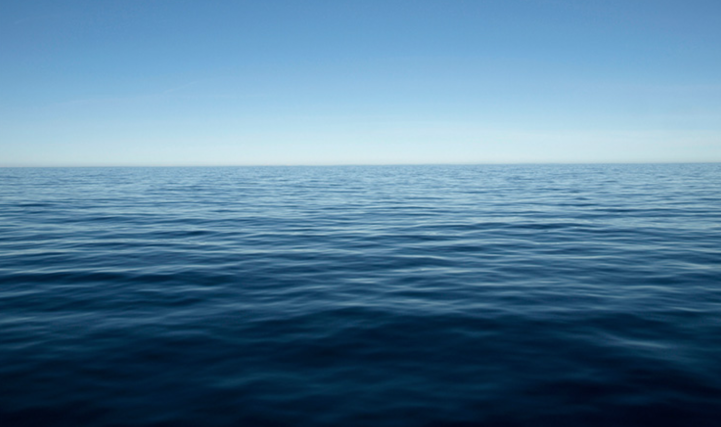
#> input picture data/pacific_ocean.png, 1442 x 854 px (shown at 1/2 size)
$ python thresh_trunc.py
#> lines starting #> are read from the running program, lines starting #| are printed output that depends on the picture
import cv2
from matplotlib import pyplot as plt
import numpy as np

# 1) THRESH_TRUNC
# 2) THRESH_BINARY
# 3) THRESH_BINARY_INV

img_color = cv2.imread("data/pacific_ocean.png")
#> img_color is the input picture: shape (854, 1442, 3); mean B, G, R 151.2, 123.1, 83.4
img_color = cv2.cvtColor(img_color, cv2.COLOR_BGR2RGB) # RGB
img_gray = cv2.imread("data/pacific_ocean.png",0)
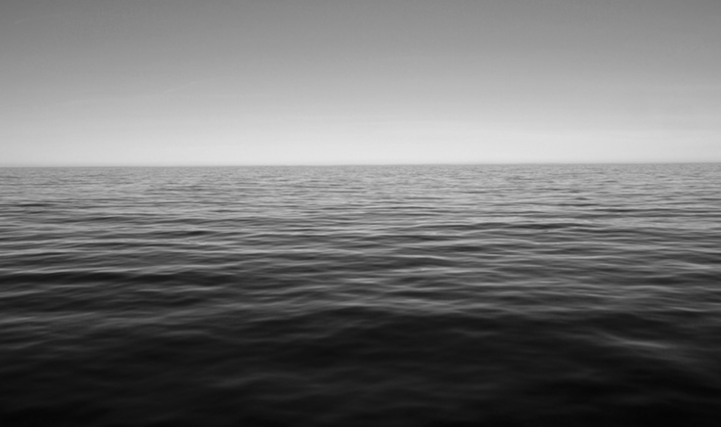
#> img_gray: shape (854, 1442) (shown at 1/2 size); min 4, max 228, mean 114

ret, thres = cv2.threshold(img_gray, 120, 228, cv2.THRESH_TRUNC)
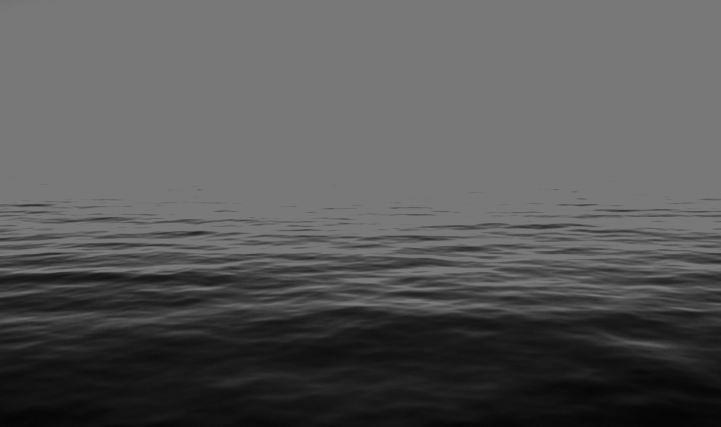
#> thres: shape (854, 1442) (shown at 1/2 size); min 4, max 120, mean 87.1
plt.imshow(thres, cmap='gray')

print (np.max(img_gray))
#| 228
print (np.max(thres))
#| 120
print (np.min(thres))
#| 4

plt.show()

$ run again, with data/brick_with_vace.png copied over data/pacific_ocean.png
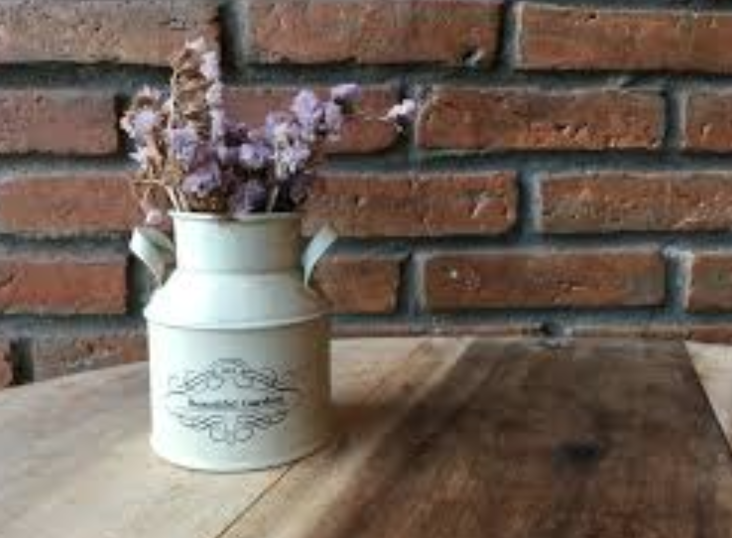
#> input picture data/brick_with_vace.png, 1464 x 1076 px (shown at 1/2 size)
#> img_color is the input picture: shape (1076, 1464, 3); mean B, G, R 88.7, 98.4, 112.7
#> `img_gray = cv2.imread("data/pacific_ocean.png",0)`:
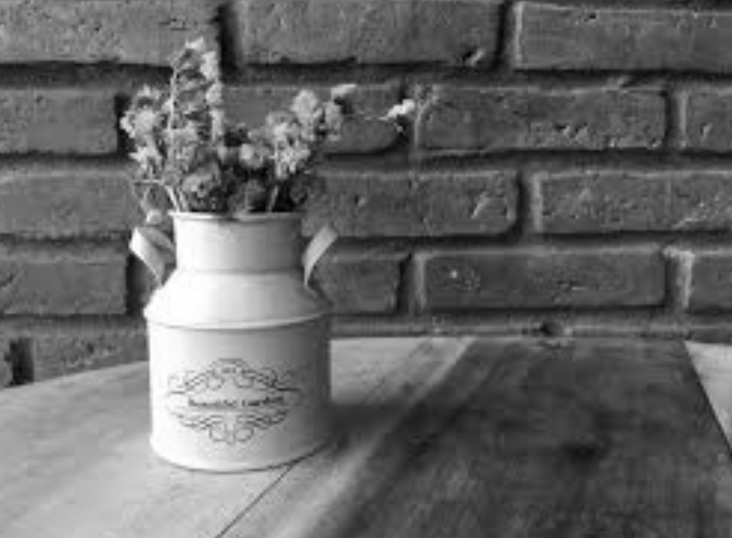
#> img_gray: shape (1076, 1464) (shown at 1/2 size); min 0, max 255, mean 101.1
#> `ret, thres = cv2.threshold(img_gray, 120, 228, cv2.THRESH_TRUNC)`:
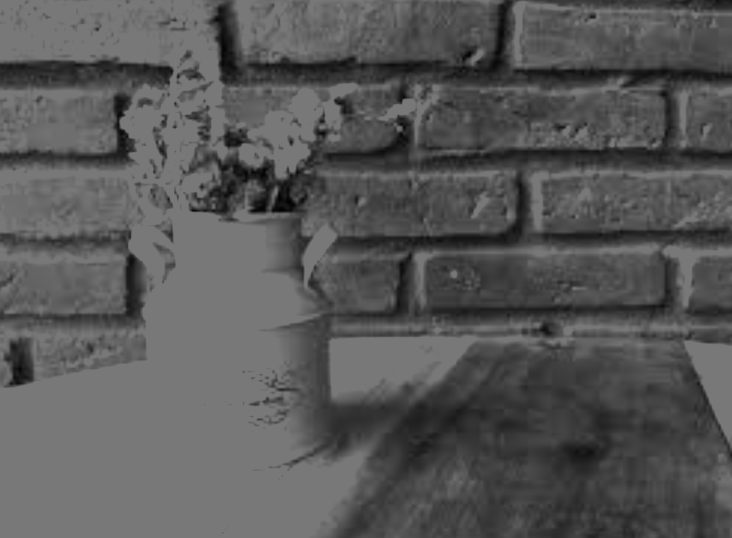
#> thres: shape (1076, 1464) (shown at 1/2 size); min 0, max 120, mean 87.4
#| 255
#| 120
#| 0
